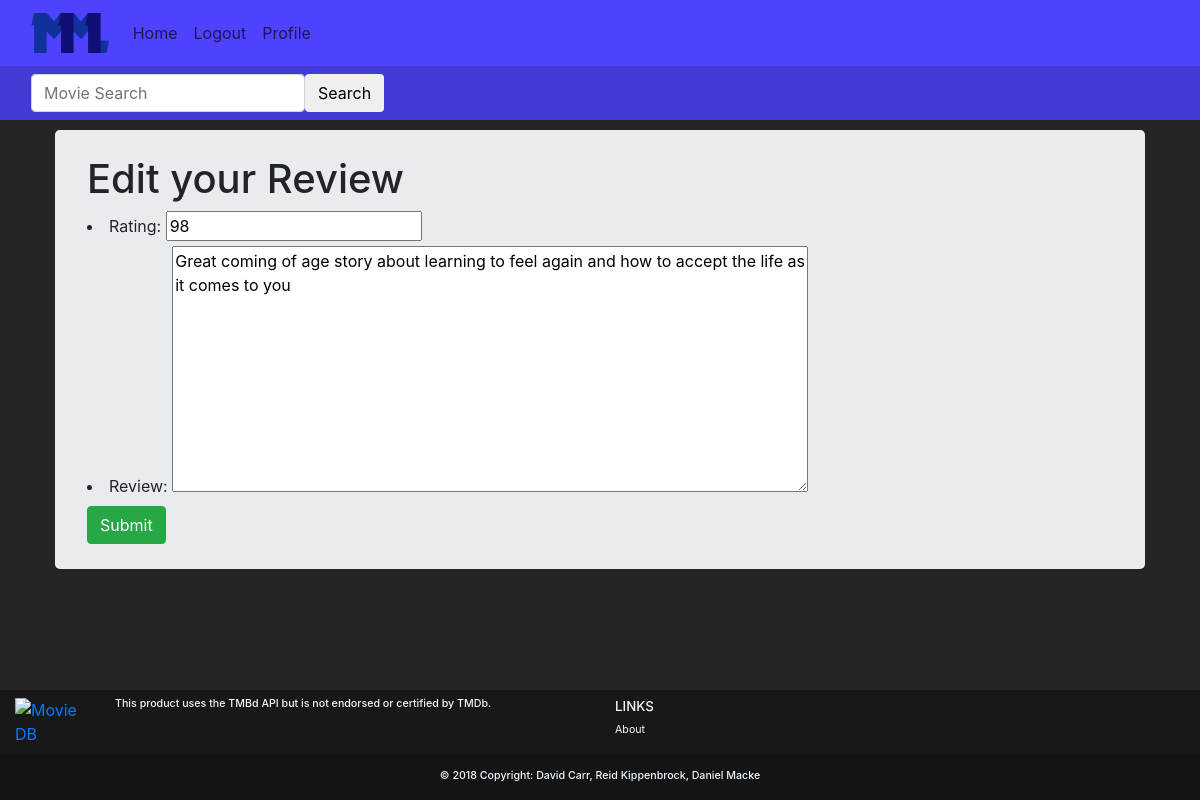
Page /movies/edit_review/?review_key=1 (signed in) on the earlier database version.
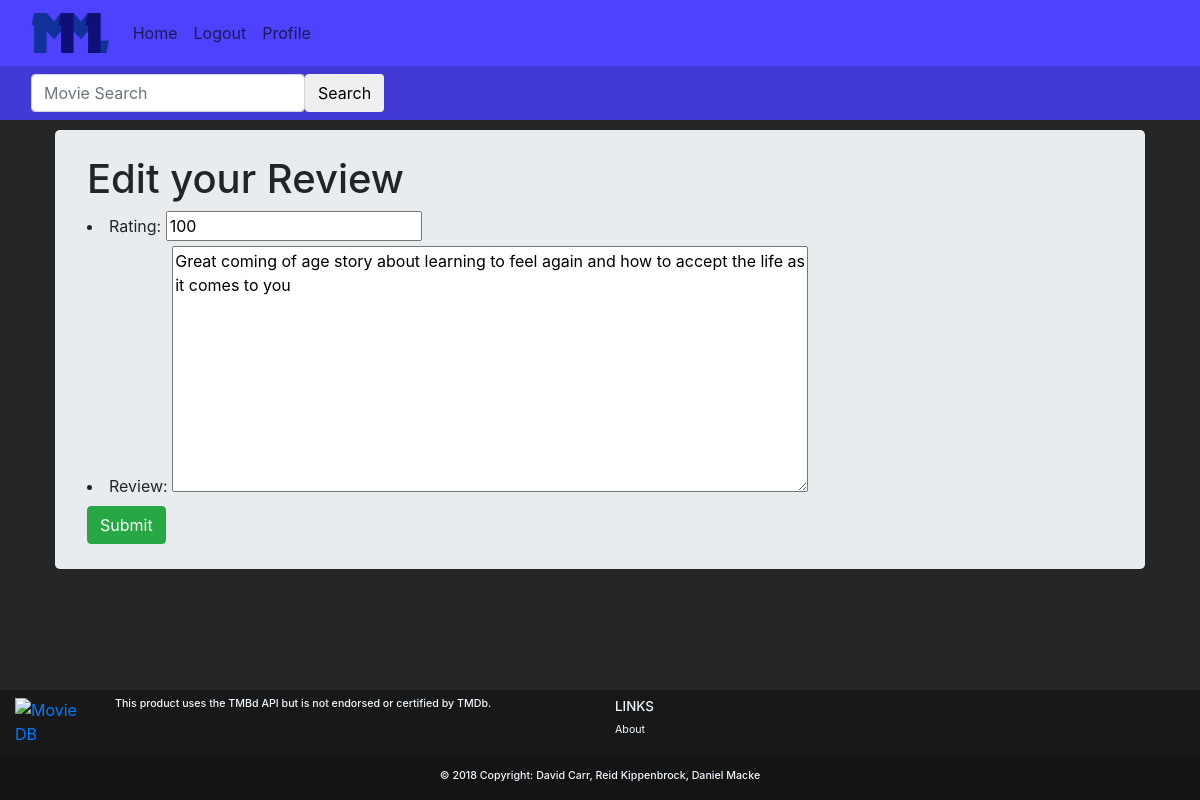
Same page on the later database version.
### movies/models.py (models this page shows)
class MovieReview(models.Model):
    user = models.ForeignKey(User,on_delete=models.CASCADE,default=1)
    movie_id = models.IntegerField(default=0)
    movie_title = models.CharField(max_length=50, default='')
    rating = models.IntegerField(
        default=0,
        validators=[
            MaxValueValidator(100),
            MinValueValidator(0)
        ]
    )
    review = models.CharField(max_length=1000, default='')

### movies/views.py (the view)
# urls.py: path('edit_review/',views.edit_review_view, name='edit_review'),
def edit_review_view(request):
    if not request.user.is_authenticated:
        return redirect('/account/login/')
    if request.method == "POST":
        review_id = request.POST.get('review_id')
        review = get_object_or_404(MovieReview,pk=review_id)
        form = write_review(request.POST, instance=review)
        if form.is_valid():
            form.save()
            return redirect('/account/profile/?p='+request.user.username)
        else:
            args= {'form':form,'id':review_id}
            return render(request,'movies/edit_review.html',args)
    else:
        review_id = request.GET.get('review_key')
        review = get_object_or_404(MovieReview,pk=review_id)
        if review.user != request.user:
            return redirect('/')
        form = write_review(instance=review)
        args = {'form':form,'id': review_id}
        return render(request,'movies/edit_review.html',args)

### movies/forms.py
class write_review(forms.ModelForm):
    review = forms.CharField(widget=forms.Textarea(attrs={'rows':10,'cols':60}))
    rating = forms.IntegerField()
    class Meta:
        model=MovieReview
        fields=('rating','review')
        field_order=('rating','review')

### movies/templates/movies/edit_review.html (shortened to what this page needs)
{% extends 'base.html' %}
{% block body %}
  <div class="container">
    <div class="jumbotron">
      <h1> Edit your Review </h1>
      <form method="post">
        {{form.as_ul}}
        <button type = "submit" class="btn btn-success">Submit</button>
      </form>
    </div>
  </div>
{% endblock %}

Differences in the rows shown:
changed MovieReview: rating "98" → "100"
